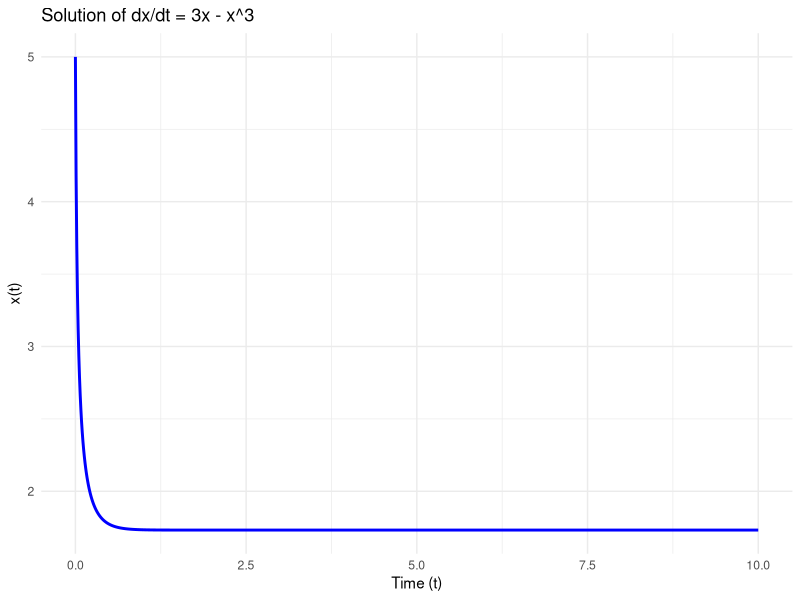

Generate this figure with R:
# Load necessary libraries
library(deSolve)
library(ggplot2)

# Define the system dx/dt = 3x - x^3
dynamical_system <- function(t, state, parameters) {
  x <- state[1]
  dxdt <- 3*x - x^3  # Differential equation
  list(dxdt)
}

# ---- Step 1: Find Fixed Points ----
fixed_points <- polyroot(c(0,3,0,-1)) # Find the roots of the poly: f(x) = 3x - x^3

fixed_points

# ---- Step 2: Stability Analysis ----

f_prime <- function(x){3 - 3*x^2}  # Compute derivative f'(x)

stability_analysis <- function(fixed_points) {
  f_prime4fixed_points <- f_prime(fixed_points)
  stability <- ifelse(Re(f_prime4fixed_points) < 0, "Stable", "Unstable")  # Stability condition
  return(data.frame(Fixed_Point = fixed_points, Stability = stability))
}

stability_info <- stability_analysis(fixed_points)
stability_info

# ---- Step 3: Numerical Solution ----
# Define time range
time <- seq(0, 10, by = 0.01)  # From t = 0 to t = 10

# Initial condition: x(0) = 5
initial_state <- c(x = 5)

# Solve numerically
solution <- ode(y = initial_state, times = time, func = dynamical_system, parms = NULL)

# Convert to a data frame for plotting
df_solution <- as.data.frame(solution)

# ---- Step 4: Plot the Numerical Solution ----
ggplot(df_solution, aes(x = time, y = x)) +
  geom_line(color = "blue", size = 1) +
  labs(title = "Solution of dx/dt = 3x - x^3", x = "Time (t)", y = "x(t)") +
  theme_minimal()
